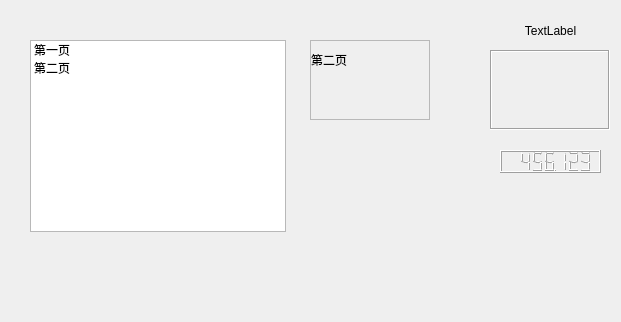
<?xml version="1.0" encoding="UTF-8"?>
<ui version="4.0">
 <class>MyWidget</class>
 <widget class="QWidget" name="MyWidget">
  <property name="geometry">
   <rect>
    <x>0</x>
    <y>0</y>
    <width>621</width>
    <height>322</height>
   </rect>
  </property>
  <property name="windowTitle">
   <string>MyWidget</string>
  </property>
  <widget class="QFrame" name="frame">
   <property name="geometry">
    <rect>
     <x>490</x>
     <y>50</y>
     <width>120</width>
     <height>80</height>
    </rect>
   </property>
   <property name="frameShape">
    <enum>QFrame::Box</enum>
   </property>
   <property name="frameShadow">
    <enum>QFrame::Sunken</enum>
   </property>
  </widget>
  <widget class="QLabel" name="label">
   <property name="geometry">
    <rect>
     <x>470</x>
     <y>10</y>
     <width>161</width>
     <height>41</height>
    </rect>
   </property>
   <property name="text">
    <string>TextLabel</string>
   </property>
   <property name="scaledContents">
    <bool>true</bool>
   </property>
   <property name="alignment">
    <set>Qt::AlignCenter</set>
   </property>
   <property name="wordWrap">
    <bool>false</bool>
   </property>
  </widget>
  <widget class="QLCDNumber" name="lcdNumber">
   <property name="geometry">
    <rect>
     <x>500</x>
     <y>150</y>
     <width>101</width>
     <height>23</height>
    </rect>
   </property>
   <property name="smallDecimalPoint">
    <bool>true</bool>
   </property>
   <property name="digitCount">
    <number>7</number>
   </property>
   <property name="mode">
    <enum>QLCDNumber::Dec</enum>
   </property>
   <property name="segmentStyle">
    <enum>QLCDNumber::Outline</enum>
   </property>
   <property name="value" stdset="0">
    <double>456.122999999999990</double>
   </property>
  </widget>
  <widget class="QListWidget" name="listWidget">
   <property name="geometry">
    <rect>
     <x>30</x>
     <y>40</y>
     <width>256</width>
     <height>192</height>
    </rect>
   </property>
   <item>
    <property name="text">
     <string>第一页</string>
    </property>
   </item>
   <item>
    <property name="text">
     <string>第二页</string>
    </property>
   </item>
  </widget>
  <widget class="QStackedWidget" name="stackedWidget">
   <property name="geometry">
    <rect>
     <x>310</x>
     <y>40</y>
     <width>120</width>
     <height>80</height>
    </rect>
   </property>
   <property name="frameShape">
    <enum>QFrame::StyledPanel</enum>
   </property>
   <property name="currentIndex">
    <number>1</number>
   </property>
   <widget class="QWidget" name="page">
    <widget class="QLabel" name="label_2">
     <property name="geometry">
      <rect>
       <x>10</x>
       <y>10</y>
       <width>67</width>
       <height>17</height>
      </rect>
     </property>
     <property name="text">
      <string>第一页</string>
     </property>
    </widget>
   </widget>
   <widget class="QWidget" name="page_2">
    <widget class="QLabel" name="label_3">
     <property name="geometry">
      <rect>
       <x>0</x>
       <y>10</y>
       <width>67</width>
       <height>17</height>
      </rect>
     </property>
     <property name="text">
      <string>第二页</string>
     </property>
    </widget>
   </widget>
  </widget>
 </widget>
 <layoutdefault spacing="6" margin="11"/>
 <resources/>
 <connections/>
</ui>
